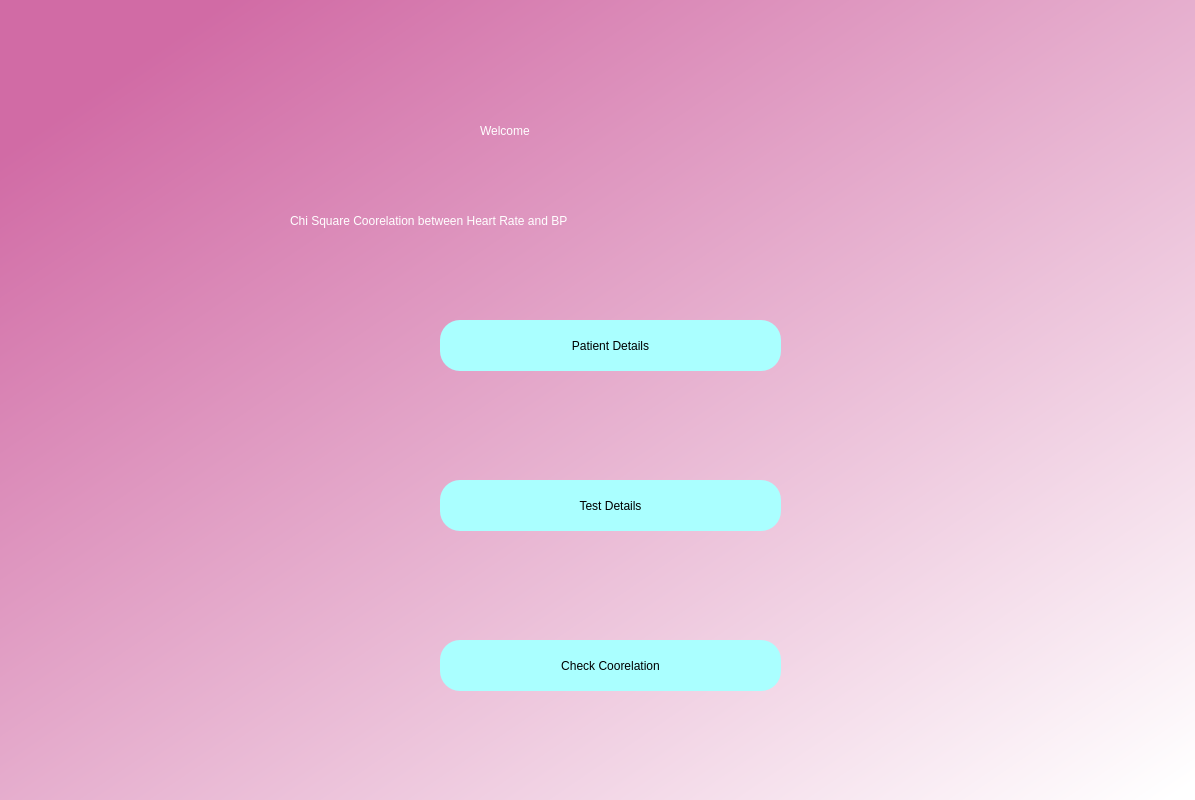
<?xml version="1.0" encoding="UTF-8"?>
<ui version="4.0">
 <class>Dialog</class>
 <widget class="QDialog" name="Dialog">
  <property name="geometry">
   <rect>
    <x>0</x>
    <y>0</y>
    <width>1195</width>
    <height>800</height>
   </rect>
  </property>
  <property name="windowTitle">
   <string>Dialog</string>
  </property>
  <widget class="QWidget" name="bgwidget" native="true">
   <property name="geometry">
    <rect>
     <x>0</x>
     <y>0</y>
     <width>1201</width>
     <height>801</height>
    </rect>
   </property>
   <property name="styleSheet">
    <string notr="true">QWidget#bgwidget{
background-color:qlineargradient(spread:pad, x1:0.091, y1:0.101636, x2:0.991379, y2:0.977, stop:0 rgba(209, 107, 165, 255), stop:1 rgba(255, 255, 255, 255));}</string>
   </property>
   <widget class="QLabel" name="label">
    <property name="geometry">
     <rect>
      <x>480</x>
      <y>100</y>
      <width>251</width>
      <height>61</height>
     </rect>
    </property>
    <property name="styleSheet">
     <string notr="true">font: 36pt &quot;MS Shell Dlg 2&quot;; color:rgb(255, 255, 255)</string>
    </property>
    <property name="text">
     <string>Welcome</string>
    </property>
   </widget>
   <widget class="QLabel" name="label_2">
    <property name="geometry">
     <rect>
      <x>290</x>
      <y>200</y>
      <width>651</width>
      <height>41</height>
     </rect>
    </property>
    <property name="styleSheet">
     <string notr="true">font: 16pt &quot;MS Shell Dlg 2&quot;;color:rgb(255, 255, 255)</string>
    </property>
    <property name="text">
     <string>Chi Square Coorelation between Heart Rate and BP</string>
    </property>
   </widget>
   <widget class="QPushButton" name="PD">
    <property name="geometry">
     <rect>
      <x>440</x>
      <y>320</y>
      <width>341</width>
      <height>51</height>
     </rect>
    </property>
    <property name="styleSheet">
     <string notr="true">border-radius:20px;
background-color: rgb(170, 255, 255);
font: 14pt &quot;MS Shell Dlg 2&quot;;</string>
    </property>
    <property name="text">
     <string>Patient Details</string>
    </property>
   </widget>
   <widget class="QPushButton" name="TD">
    <property name="geometry">
     <rect>
      <x>440</x>
      <y>480</y>
      <width>341</width>
      <height>51</height>
     </rect>
    </property>
    <property name="styleSheet">
     <string notr="true">border-radius:20px;
background-color: rgb(170, 255, 255);
font: 14pt &quot;MS Shell Dlg 2&quot;;</string>
    </property>
    <property name="text">
     <string>Test Details</string>
    </property>
   </widget>
   <widget class="QPushButton" name="CC">
    <property name="geometry">
     <rect>
      <x>440</x>
      <y>640</y>
      <width>341</width>
      <height>51</height>
     </rect>
    </property>
    <property name="styleSheet">
     <string notr="true">border-radius:20px;
background-color: rgb(170, 255, 255);
font: 14pt &quot;MS Shell Dlg 2&quot;;</string>
    </property>
    <property name="text">
     <string>Check Coorelation</string>
    </property>
   </widget>
  </widget>
 </widget>
 <resources/>
 <connections/>
</ui>
